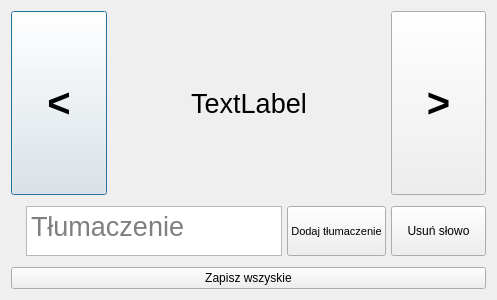
<?xml version="1.0" encoding="UTF-8"?>
<ui version="4.0">
 <class>noTranslationList</class>
 <widget class="QDialog" name="noTranslationList">
  <property name="geometry">
   <rect>
    <x>0</x>
    <y>0</y>
    <width>497</width>
    <height>300</height>
   </rect>
  </property>
  <property name="windowTitle">
   <string>Dialog</string>
  </property>
  <layout class="QGridLayout" name="gridLayout">
   <item row="0" column="0">
    <layout class="QVBoxLayout" name="verticalLayout_3">
     <item>
      <layout class="QVBoxLayout" name="verticalLayout_2" stretch="10,1">
       <property name="sizeConstraint">
        <enum>QLayout::SetDefaultConstraint</enum>
       </property>
       <item>
        <layout class="QVBoxLayout" name="verticalLayout">
         <item>
          <layout class="QHBoxLayout" name="horizontalLayout_2" stretch="1,0,1">
           <property name="spacing">
            <number>14</number>
           </property>
           <property name="sizeConstraint">
            <enum>QLayout::SetNoConstraint</enum>
           </property>
           <item>
            <widget class="QPushButton" name="go_left_button">
             <property name="sizePolicy">
              <sizepolicy hsizetype="Minimum" vsizetype="Preferred">
               <horstretch>0</horstretch>
               <verstretch>0</verstretch>
              </sizepolicy>
             </property>
             <property name="font">
              <font>
               <pointsize>30</pointsize>
               <weight>75</weight>
               <bold>true</bold>
              </font>
             </property>
             <property name="text">
              <string>&lt;</string>
             </property>
             <property name="shortcut">
              <string>Left</string>
             </property>
            </widget>
           </item>
           <item>
            <widget class="QLabel" name="word_label">
             <property name="minimumSize">
              <size>
               <width>256</width>
               <height>0</height>
              </size>
             </property>
             <property name="font">
              <font>
               <family>MS Shell Dlg 2</family>
               <pointsize>20</pointsize>
               <weight>50</weight>
               <bold>false</bold>
               <stylestrategy>PreferAntialias</stylestrategy>
              </font>
             </property>
             <property name="frameShape">
              <enum>QFrame::NoFrame</enum>
             </property>
             <property name="text">
              <string>TextLabel</string>
             </property>
             <property name="textFormat">
              <enum>Qt::AutoText</enum>
             </property>
             <property name="scaledContents">
              <bool>true</bool>
             </property>
             <property name="alignment">
              <set>Qt::AlignCenter</set>
             </property>
             <property name="indent">
              <number>1</number>
             </property>
            </widget>
           </item>
           <item>
            <widget class="QPushButton" name="go_right_button">
             <property name="enabled">
              <bool>true</bool>
             </property>
             <property name="sizePolicy">
              <sizepolicy hsizetype="Minimum" vsizetype="Preferred">
               <horstretch>0</horstretch>
               <verstretch>0</verstretch>
              </sizepolicy>
             </property>
             <property name="font">
              <font>
               <pointsize>30</pointsize>
               <weight>75</weight>
               <bold>true</bold>
              </font>
             </property>
             <property name="text">
              <string>&gt;</string>
             </property>
             <property name="shortcut">
              <string>Right</string>
             </property>
             <property name="flat">
              <bool>false</bool>
             </property>
            </widget>
           </item>
          </layout>
         </item>
        </layout>
       </item>
       <item>
        <layout class="QHBoxLayout" name="horizontal_layout" stretch="0,2,2">
         <property name="spacing">
          <number>5</number>
         </property>
         <property name="sizeConstraint">
          <enum>QLayout::SetFixedSize</enum>
         </property>
         <property name="leftMargin">
          <number>15</number>
         </property>
         <property name="topMargin">
          <number>5</number>
         </property>
         <property name="rightMargin">
          <number>0</number>
         </property>
         <property name="bottomMargin">
          <number>5</number>
         </property>
         <item alignment="Qt::AlignHCenter|Qt::AlignVCenter">
          <widget class="QTextEdit" name="translationText">
           <property name="sizePolicy">
            <sizepolicy hsizetype="Preferred" vsizetype="Preferred">
             <horstretch>0</horstretch>
             <verstretch>0</verstretch>
            </sizepolicy>
           </property>
           <property name="minimumSize">
            <size>
             <width>256</width>
             <height>50</height>
            </size>
           </property>
           <property name="font">
            <font>
             <pointsize>20</pointsize>
            </font>
           </property>
           <property name="focusPolicy">
            <enum>Qt::ClickFocus</enum>
           </property>
           <property name="placeholderText">
            <string>Tłumaczenie</string>
           </property>
          </widget>
         </item>
         <item>
          <widget class="QPushButton" name="addTranslationButton">
           <property name="sizePolicy">
            <sizepolicy hsizetype="Minimum" vsizetype="Preferred">
             <horstretch>0</horstretch>
             <verstretch>0</verstretch>
            </sizepolicy>
           </property>
           <property name="font">
            <font>
             <pointsize>8</pointsize>
            </font>
           </property>
           <property name="text">
            <string>Dodaj tłumaczenie</string>
           </property>
           <property name="shortcut">
            <string>Z</string>
           </property>
          </widget>
         </item>
         <item>
          <widget class="QPushButton" name="deleteWordButton">
           <property name="sizePolicy">
            <sizepolicy hsizetype="Minimum" vsizetype="Preferred">
             <horstretch>0</horstretch>
             <verstretch>0</verstretch>
            </sizepolicy>
           </property>
           <property name="text">
            <string>Usuń słowo</string>
           </property>
           <property name="shortcut">
            <string>X</string>
           </property>
          </widget>
         </item>
        </layout>
       </item>
      </layout>
     </item>
     <item>
      <widget class="QPushButton" name="saveButton">
       <property name="toolTip">
        <string>Zapisz wszystkie zmiany i przejdź do następniego kroku.</string>
       </property>
       <property name="text">
        <string>Zapisz wszyskie</string>
       </property>
      </widget>
     </item>
    </layout>
   </item>
  </layout>
 </widget>
 <resources/>
 <connections>
  <connection>
   <sender>go_left_button</sender>
   <signal>clicked()</signal>
   <receiver>noTranslationList</receiver>
   <slot>previousWord()</slot>
   <hints>
    <hint type="sourcelabel">
     <x>42</x>
     <y>73</y>
    </hint>
    <hint type="destinationlabel">
     <x>122</x>
     <y>4</y>
    </hint>
   </hints>
  </connection>
  <connection>
   <sender>go_right_button</sender>
   <signal>clicked()</signal>
   <receiver>noTranslationList</receiver>
   <slot>nextWord()</slot>
   <hints>
    <hint type="sourcelabel">
     <x>411</x>
     <y>90</y>
    </hint>
    <hint type="destinationlabel">
     <x>300</x>
     <y>3</y>
    </hint>
   </hints>
  </connection>
  <connection>
   <sender>addTranslationButton</sender>
   <signal>clicked()</signal>
   <receiver>noTranslationList</receiver>
   <slot>addTranslation()</slot>
   <hints>
    <hint type="sourcelabel">
     <x>333</x>
     <y>235</y>
    </hint>
    <hint type="destinationlabel">
     <x>353</x>
     <y>7</y>
    </hint>
   </hints>
  </connection>
  <connection>
   <sender>deleteWordButton</sender>
   <signal>clicked()</signal>
   <receiver>noTranslationList</receiver>
   <slot>deleteWord()</slot>
   <hints>
    <hint type="sourcelabel">
     <x>429</x>
     <y>234</y>
    </hint>
    <hint type="destinationlabel">
     <x>224</x>
     <y>6</y>
    </hint>
   </hints>
  </connection>
  <connection>
   <sender>saveButton</sender>
   <signal>clicked()</signal>
   <receiver>noTranslationList</receiver>
   <slot>saveAndExit()</slot>
   <hints>
    <hint type="sourcelabel">
     <x>241</x>
     <y>277</y>
    </hint>
    <hint type="destinationlabel">
     <x>102</x>
     <y>12</y>
    </hint>
   </hints>
  </connection>
 </connections>
 <slots>
  <slot>previousWord()</slot>
  <slot>nextWord()</slot>
  <slot>addTranslation()</slot>
  <slot>deleteWord()</slot>
  <slot>saveAndExit()</slot>
 </slots>
</ui>
